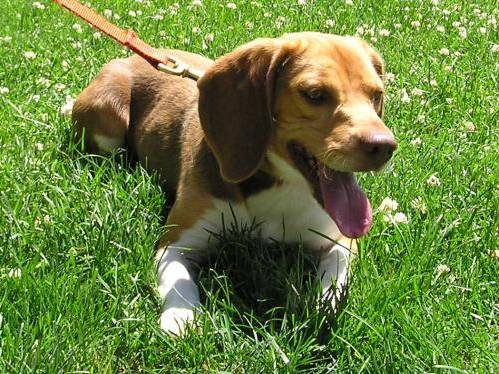
#> input picture selective_search/dog.jpg, 499 x 374 px
$ python selective_search.py
#> lines starting #> are read from the running program, lines starting #| are printed output that depends on the picture
"""
Image selective search adapted from Adrian Rosebrock's blog post
available in https://www.pyimagesearch.com/2020/06/29/opencv-selective-search-for-object-detection/
Access in 2021-03-01
"""
import cv2
import argparse
import random
import time
from cv2.ximgproc.segmentation import createSelectiveSearchSegmentation

image = cv2.imread('dog.jpg')
#> image is the input picture: shape (374, 499, 3); mean B, G, R 62.5, 129.4, 106.7

selective_search = createSelectiveSearchSegmentation()
selective_search.setBaseImage(image)

selective_search.switchToSelectiveSearchQuality()

start = time.time()
rects = selective_search.process()
end = time.time()

print("Search took {:.4f} seconds".format(end - start))
print("Found {} total region proposals".format(len(rects)))

for i in range(0, len(rects), 100):
    output = image.copy()

    for (x, y, w, h) in rects[i:i + 100]:
        color = [random.randint(0, 255) for j in range(0, 3)]
        cv2.rectangle(output, (x, y), (x + w, y + h), color, 2)

    cv2.imshow("Output", output)
    key = cv2.waitKey(0) & 0xFF

    if (key == ord('q')):
        cv2.destroyAllWindows()
        break
#> this loop made 1 pass; (key q is pressed on pass 1)
#> pass 1, `cv2.imshow("Output", output)`:
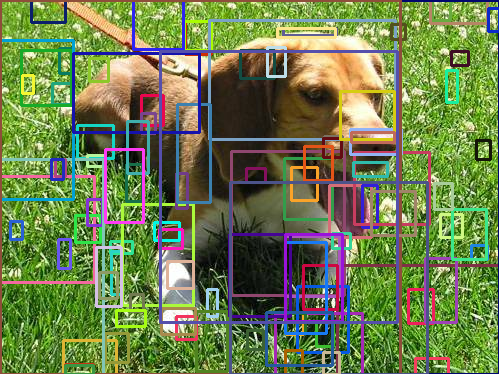
#> window 'Output': shape (374, 499, 3); mean B, G, R 77.5, 126.3, 109.5
